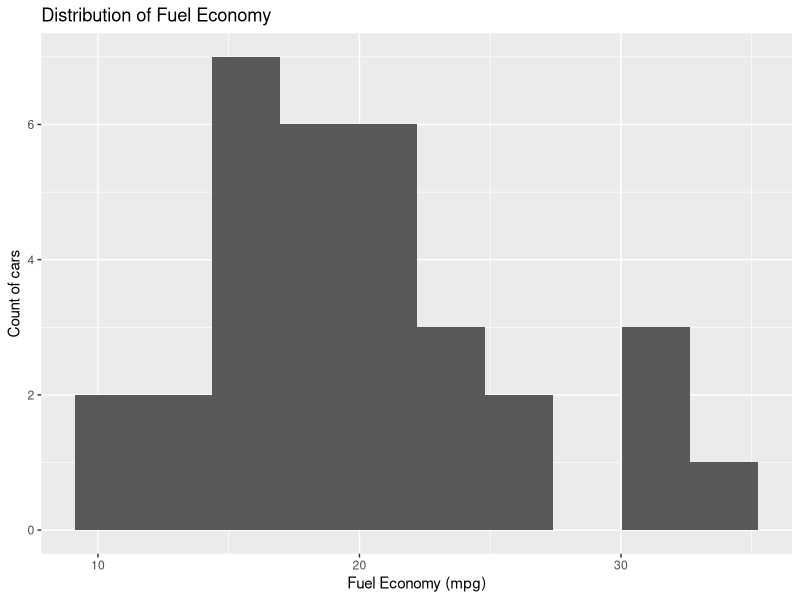
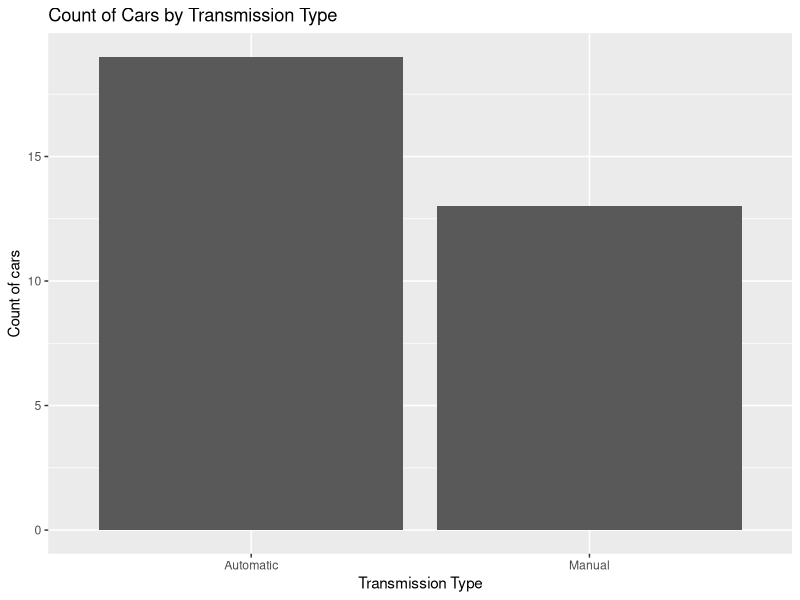
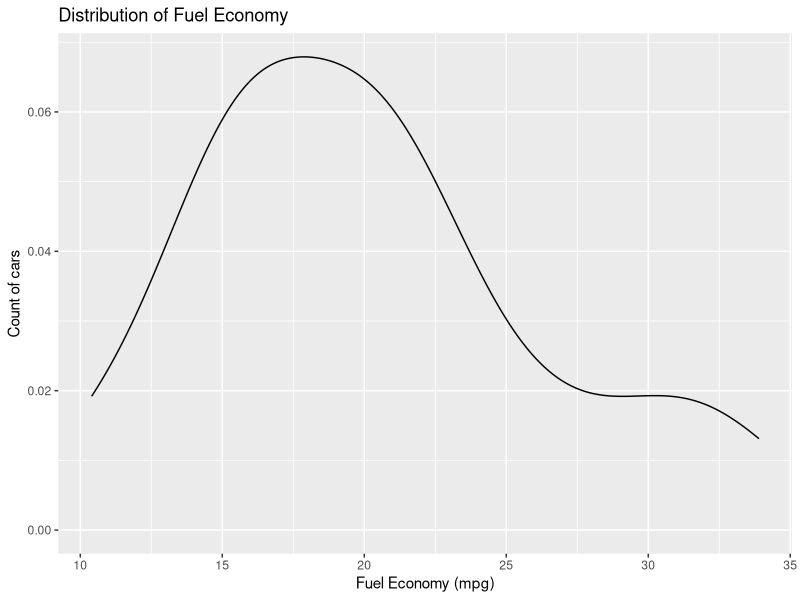
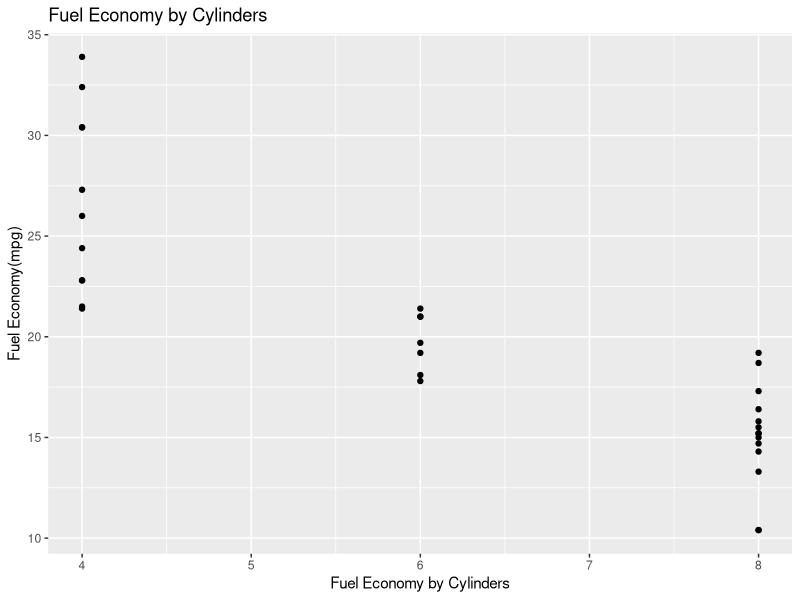

Recreate these plots in R, in order.
setwd("c:/Pluralsight")

cars <- read.csv("Cars.csv")

library(ggplot2)


ggplot(
  data=cars,
  aes(x=Fuel.Economy))+
  geom_histogram(
    bins = 10
  )+
  ggtitle("Distribution of Fuel Economy")+
  xlab("Fuel Economy (mpg)")+
  ylab("Count of cars")


ggplot(
  data=cars,
  aes(x=Transmission))+
  geom_bar()+
  ggtitle("Count of Cars by Transmission Type")+
  xlab("Transmission Type")+
  ylab("Count of cars")



ggplot(
  data = cars,
  aes(x=Fuel.Economy))+
  geom_density()+
  ggtitle("Distribution of Fuel Economy")+
  xlab("Fuel Economy (mpg)")+
  ylab("Count of cars")


ggplot(
  data = cars,
  aes(
    x=Cylinders,
    y=Fuel.Economy))+
  geom_point()+
  ggtitle("Fuel Economy by Cylinders")+
  xlab("Fuel Economy by Cylinders")+
  ylab("Fuel Economy(mpg)")
  
